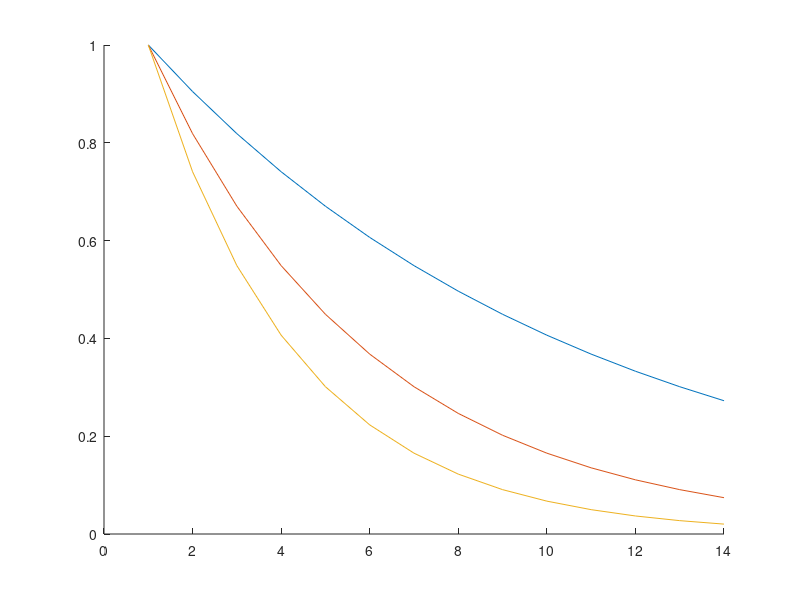

Here is the MATLAB script that generated this plot: (Note: this script raises an error after producing the figure.)
%% Simulated data (applied in Supporting Information - Section A)
clc;
clear;
%close all;
file_path = fileparts(mfilename('fullpath'));

%%
rng(1)
%%%%%%%%%%%%%%%%%%
n = 14;
% n = 20;
b = 0:n-1;
pn = 10;
ppm = linspace(0.05,0.95,pn);
IndFre = {[1,3,10],[2,5,7], [4,6,8,9]};

alpha = [0.1,0.2,0.3];
cn = length(alpha);
%%%%%%%%%%%%%%%%%%
Aksave = zeros(length(alpha),pn);

for it = 1:cn
    DifC(:,it) = exp(-alpha(it)*b.' );
    Aksave(it,IndFre{it}) = 1;
end
figure,hold on,plot(DifC)
DOSYExp = DifC * Aksave;

normedDOSYExp = max(DOSYExp(:));
DOSYExp = DOSYExp/normedDOSYExp;

sigma2 = 0.1; % noise level
% sigma2 = 0.015;
% sigma2 = 0.0;
noise =  sigma2*randn(size(DOSYExp));
DOSYExp_noise = DOSYExp + noise;

S = DOSYExp_noise;
S = S.';
idx_peaks = 1:size(S,1);
%%%%%%%%%%%%%%%%%%%%%%%%%%%%%%
Nf = size(Aksave,2);
ff = 0:1/Nf:1-1/Nf;
sgm_d = 0.01; sgm_f = 0.01; diff_v = linspace(0,0.5,100); 
ContourLevel = 40;
Spec_grid = par2spectr_DOSY(alpha,Aksave,1:Nf, sgm_d, sgm_f, diff_v, ff);
Draw_DOSY_Contour(Spec_grid, alpha, diff_v, ff, ContourLevel);

save([file_path,'\testdataSigma',num2str(sigma2),'.mat'],'S','b','idx_peaks','ppm')
save([file_path,'\trueparaSigma',num2str(sigma2),'.mat'],'alpha','Aksave')

return
